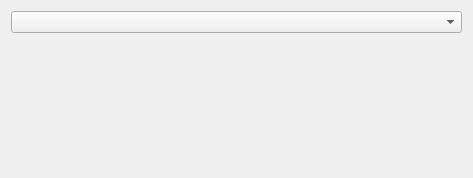
<?xml version="1.0" encoding="UTF-8"?>
<ui version="4.0">
 <class>wBooksWidget</class>
 <widget class="QWidget" name="wBooksWidget">
  <property name="geometry">
   <rect>
    <x>0</x>
    <y>0</y>
    <width>473</width>
    <height>178</height>
   </rect>
  </property>
  <property name="sizePolicy">
   <sizepolicy hsizetype="Preferred" vsizetype="Maximum">
    <horstretch>0</horstretch>
    <verstretch>0</verstretch>
   </sizepolicy>
  </property>
  <property name="windowTitle">
   <string>Form</string>
  </property>
  <layout class="QVBoxLayout" name="verticalLayout">
   <item>
    <layout class="QVBoxLayout" name="comboLayout">
     <item>
      <widget class="QComboBox" name="primaryComboBox"/>
     </item>
    </layout>
   </item>
   <item>
    <spacer name="verticalSpacer">
     <property name="orientation">
      <enum>Qt::Vertical</enum>
     </property>
     <property name="sizeHint" stdset="0">
      <size>
       <width>20</width>
       <height>40</height>
      </size>
     </property>
    </spacer>
   </item>
  </layout>
 </widget>
 <resources/>
 <connections/>
</ui>
